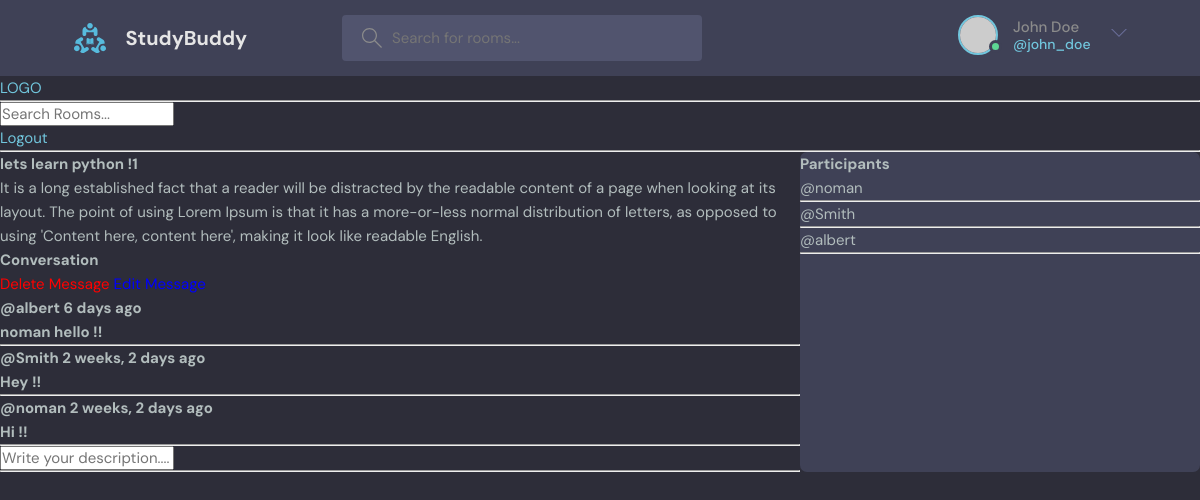
The page /room/2/ (signed in) on the database its author committed.
### base/models.py (models this page shows, shortened)
class Room(models.Model):
    host = models.ForeignKey(User, on_delete= models.SET_NULL , null=True)
    topic = models.ForeignKey(Topic, on_delete= models.SET_NULL , null=True)
    name = models.CharField(max_length=200)
    description = models.TextField(null=True, blank=True)
    participants = models.ManyToManyField(User, related_name='participants')
    updated = models.DateTimeField(auto_now=True)
    created = models.DateTimeField(auto_now_add=True)
    class Meta:
        ordering = ['-updated','-created']

class Message(models.Model):
    user = models.ForeignKey(User, on_delete= models.CASCADE)
    room = models.ForeignKey(Room, on_delete = models.CASCADE)
    body = models.TextField()
    updated = models.DateTimeField(auto_now=True)
    created = models.DateTimeField(auto_now_add=True)
    class Meta:
        ordering = ['-updated','-created']

### base/views.py (the view, shortened to what this page needs)
# urls.py: path('room/<str:pk>/' , views.room , name = 'room'),
def room(request,pk):
    room = Room.objects.get(id=pk)
    room_messages = room.message_set.all().order_by('-created')
    participants = room.participants.all()
    context = {'rooms':room, 'room_messages' : room_messages , 'participants' : participants}
    return render(request,'base/room.html',context)

### base/templates/base/room.html (shortened to what this page needs)
{% extends 'main.html' %}
{% block content %}
<div class="whole-container">
    <div class="comment-wrapper">
        <h1>{{ rooms.name }}</h1>
        <p>{{ rooms.description }}</p>
        <h2>Conversation</h2>
        {% for message in room_messages %}
            <div>
                {% if request.user == message.user %}
                <a href="{% url 'delete-message' message.id %}" class="delete-link">Delete Message</a>
                {% endif %}
                {% if request.user == message.user %}
                <a href="{% url 'edit-msg' message.id %}" class="edit-link">Edit Message</a>
                {% endif %}
                <h4>@{{ message.user.username }} {{ message.created | timesince }} ago </h4>
                <h3>{{ message.body }}</h3>
                <hr>
            </div>
        {% endfor %}
        {% if request.user.is_authenticated %}
            <div>
                <form method="POST" action="">
                    <input type="text" name="body" placeholder="Write your description....">
                </form>
            </div>
        {% endif %}
        <hr>
    </div>
    <div class="participants">
        <h3>Participants</h3>
        {% for user in participants %}
            <div>
                <p>@{{user.username}}</p>
            </div>
            <hr>
        {% endfor %}
    </div>
</div>
{% endblock %}

### static/styles/style.css (style rules this page uses)
:root { --color-main: #71c6dd; --color-main-light: #e1f6fb; --color-dark: #3f4156; --color-dark-medium: #51546e; --color-dark-light: #696d97; --color-light: #e5e5e5; --color-gray: #8b8b8b; --color-light-gray: #b2bdbd; --color-bg: #2d2d39; --color-success: #5dd693; --color-error: #fc4b0b; }
* { font-family: "DM Sans", -apple-system, BlinkMacSystemFont, "Segoe UI", Roboto, Oxygen, Ubuntu, Cantarell, "Open Sans", "Helvetica Neue", sans-serif; margin: 0; padding: 0; box-sizing: border-box; text-rendering: optimizeLegibility; font-size: inherit; }
html { font-size: 56.25%; }
@media only screen and (min-width: 1200px) { html { font-size: 62.5%; } }
body { line-height: 1.6; font-weight: 400; font-size: 1.5rem; color: var(--color-light-gray); background-color: var(--color-bg); min-height: 100vh; }
a { display: inline-block; color: var(--color-main); text-decoration: none; }
.room, .participants { background: var(--color-dark); max-height: 87.5vh; border-radius: 0.7rem; overflow: hidden; position: relative; }

### base/templates/base/room.html (style rules this page uses)
.whole-container { display: grid; grid-template-columns: 4fr 1fr; }
.participants { width: 400px; }
a.edit-link { color: blue; }
a.delete-link { color: red; }

### rows shown on the page
Room: name "lets learn python !1", description "It is a long established fact that a reader will be distracted by the readable content of a page when looking at its layout. The point of using Lorem Ipsum is that it has a more-or-less normal distribution of letters, as opposed to using 'Content here, content here', making it look like readable English."
Message: shows "Delete Message", user.username "albert", created "6 days", body "noman hello !!"
Message: user.username "Smith", created "2 weeks, 2 days", body "Hey !!"
Message: user.username "noman", created "2 weeks, 2 days", body "Hi !!"

### other values the page prints
{{ user.username }} "noman"
{{ user.username }} "Smith"
{{ user.username }} "albert"
